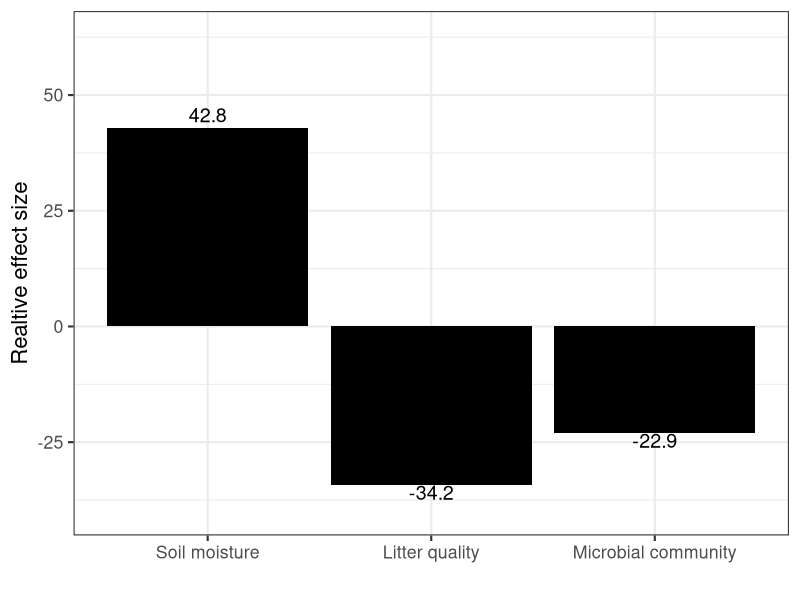
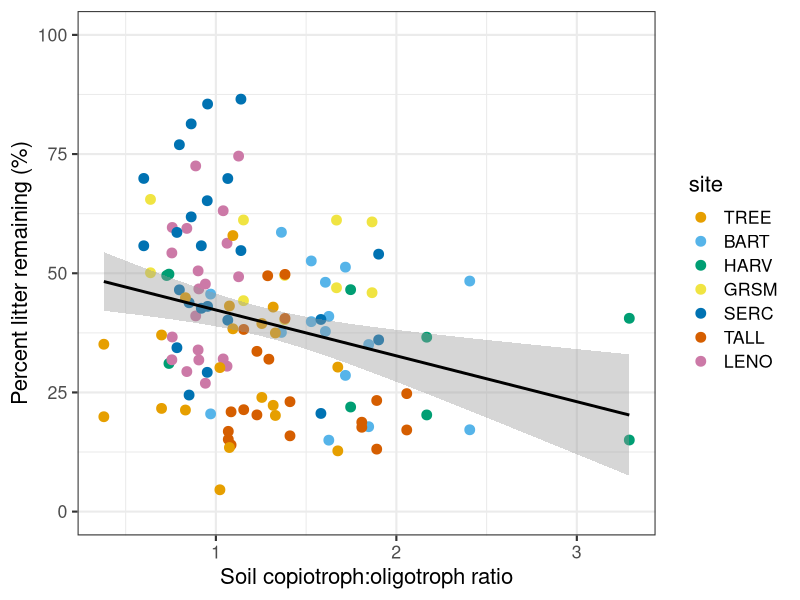
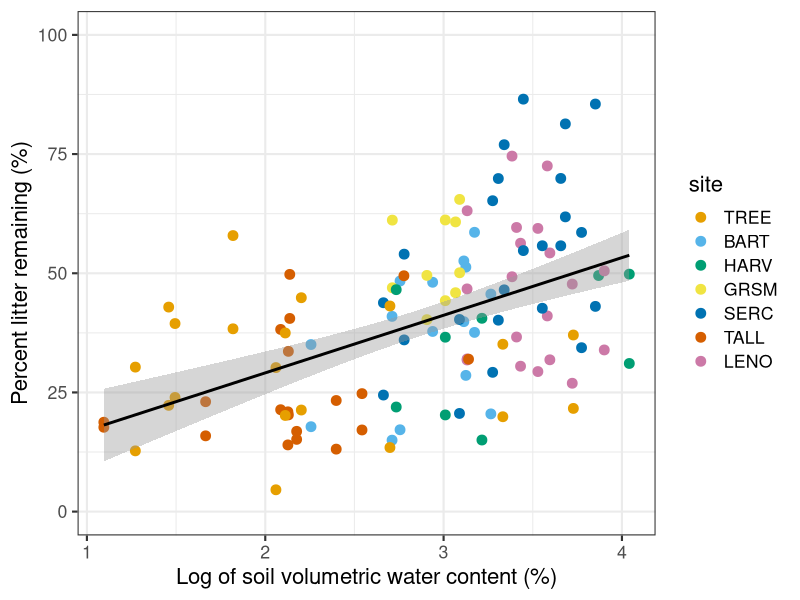
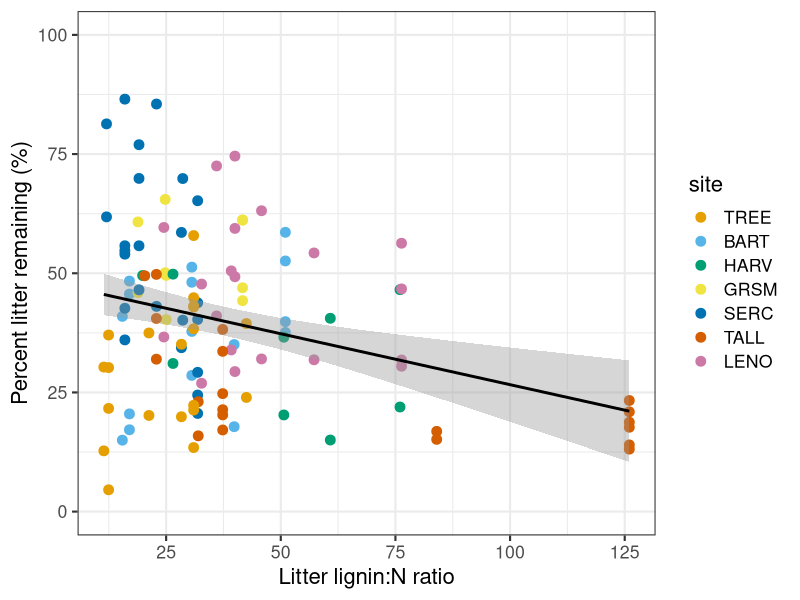

Write R code to recreate these figures, in order.
library(ggplot2)
library(tidyr)
library(dplyr)
library(car)
library(lmerTest)
library(emmeans)

rm(list = ls())

#load data
MicFG_soil <- read.csv("Example_simulations/Data/MicFG_soil.csv")

#format data
MFG_analysis <- MicFG_soil %>% mutate(log.vwc = log(vwc.avg)) %>% select(perc_decomp_T1, perc_decomp_T2, Copiotroph2, Oligotroph2, C_O, r_K, LIG_N, vwc.avg, log.vwc, MAT,site, plot) %>%
  pivot_longer(1:2, names_to = "time.point", values_to = "perc_decomp")

#standardize data
MFG_stdzd <- MFG_analysis %>% mutate_at(c('C_O', 'LIG_N', 'log.vwc'), ~(scale(.) %>% as.vector))

#calculate effect size
Obs_ES_mod <- lmer(perc_decomp ~ C_O + LIG_N + log.vwc + (1|site/plot), data = MFG_stdzd)
summary(Obs_ES_mod)
Obs_ES <- as.data.frame(fixef(Obs_ES_mod)) #fixed effects coefficients as effect size
Obs_ES$Vars <- rownames(Obs_ES)
colnames(Obs_ES)[1] <- "value"
Obs_ES <- Obs_ES[-1, ]
Obs_ES$mult <- ifelse(Obs_ES$value <0, -1, 1)
Obs_ES$rel_ES <- (abs(Obs_ES$value)/sum(abs(Obs_ES$value))) * 100 * Obs_ES$mult
Obs_ES$Vars <- factor(Obs_ES$Vars, levels = c("log.vwc", "LIG_N", "C_O"), labels = c("Soil moisture", "Litter quality", "Microbial community"))
ggplot(Obs_ES, aes(x=Vars, y=rel_ES)) + geom_bar(stat="identity", fill="black") + geom_text(aes(label=round(rel_ES, digits=1)), color="black", size=5, vjust=1) + geom_text(aes(label=round(rel_ES, digits=1)), color="black", size=5, vjust=-0.4) +
  theme_bw(base_size = 16) + ylab("Realtive effect size") + xlab("") + ylim(-40,63)#+ ggtitle("Effect size estimates for observations")
#checking collinearity
vif(Obs_ES_mod) #all under 1.5

#visually looking at effect size relationships
colorBlind7  <- c("#E69F00", "#56B4E9", "#009E73",
                  "#F0E442", "#0072B2", "#D55E00", "#CC79A7")
MFG_analysis <- MFG_analysis %>% mutate(site=factor(site, levels=c("TREE", "BART", "HARV", "GRSM", "SERC", "TALL", "LENO"))) #MAT order
#copiotroph:oligotroph
ggplot(MFG_analysis, aes(x=C_O, y=perc_decomp*100)) + geom_point(aes(color=site), size=3) + geom_smooth(method="lm", color="black") +
  xlab("Soil copiotroph:oligotroph ratio")+ylab("Percent litter remaining (%)")+ylim(0,100)+theme_bw(base_size = 16) +
  scale_color_manual(values=colorBlind7)
#soil moisture
ggplot(MFG_analysis, aes(x=log.vwc, y=perc_decomp*100)) + geom_point(aes(color=site), size=3) + geom_smooth(method="lm", color="black") +
  xlab("Log of soil volumetric water content (%)")+ylab("Percent litter remaining (%)")+ylim(0,100)+theme_bw(base_size = 16) +
  scale_color_manual(values=colorBlind7)
#litter lignin:N ratio
ggplot(MFG_analysis, aes(x=LIG_N, y=perc_decomp*100)) + geom_point(aes(color=site), size=3) + geom_smooth(method="lm", color="black") +
  xlab("Litter lignin:N ratio")+ylab("Percent litter remaining (%)")+ylim(0,100)+theme_bw(base_size = 16) +
  scale_color_manual(values=colorBlind7)
